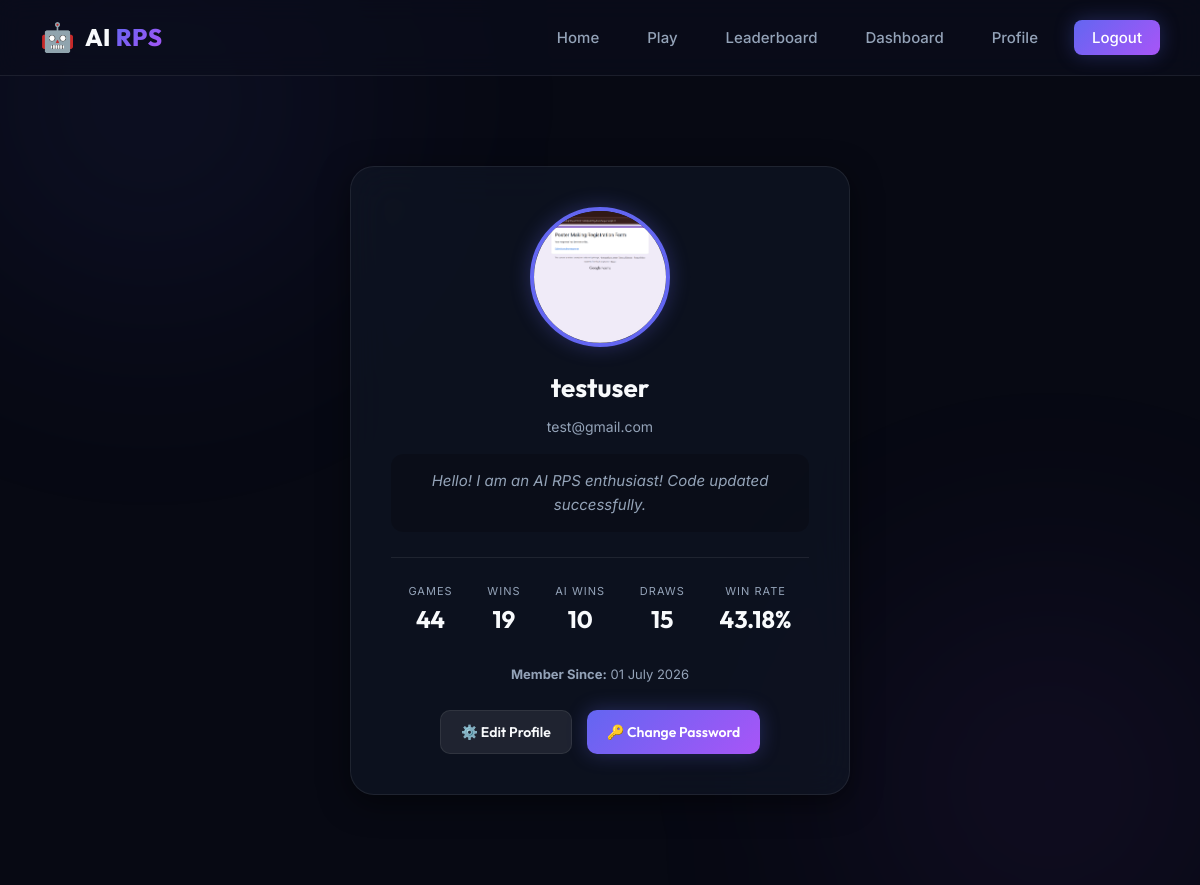
Screenshot of /profile (signed in) with the database file from the repository.
### models/database.py (models this page shows)
class User(UserMixin, db.Model):
    __tablename__ = "users"
    id = db.Column(db.Integer, primary_key=True)
    username = db.Column(
        db.String(100),
        unique=True,
        nullable=False
    )
    email = db.Column(
        db.String(150),
        unique=True,
        nullable=False
    )
    password = db.Column(
        db.String(255),
        nullable=False
    )
    profile_image = db.Column(
        db.String(255),
        default="Monish.jpeg"
    )
    joined_on = db.Column(
        db.DateTime,
        default=db.func.current_timestamp()
    )
    bio = db.Column(
        db.String(300),
        default="Hello! I'm using AI RPS."
    )
    games = db.relationship(
        "GameHistory",
        backref="user",
        lazy=True
    )

### app.py (the view)
@app.route("/profile")
@login_required
def profile():
    total_games = GameHistory.query.filter_by(
        user_id=current_user.id
    ).count()
    player_wins = GameHistory.query.filter_by(
        user_id=current_user.id,
        winner="Player Wins 🎉"
    ).count()
    ai_wins = GameHistory.query.filter_by(
        user_id=current_user.id,
        winner="AI Wins 🤖"
    ).count()
    draws = GameHistory.query.filter_by(
        user_id=current_user.id,
        winner="Draw"
    ).count()
    if total_games > 0:
        win_rate = round((player_wins / total_games) * 100, 2)
    else:
        win_rate = 0
    return render_template(
        "profile.html",
        total_games=total_games,
        player_wins=player_wins,
        ai_wins=ai_wins,
        draws=draws,
        win_rate=win_rate
    )

### app.py (called while the page is built)
    @login_manager.user_loader
    def load_user(user_id):
        return User.query.get(int(user_id))

### templates/profile.html (shortened to what this page needs)
{% extends "base.html" %}
{% block content %}
<div class="profile-container">
    <div class="profile-card">
        <div class="profile-image-container">
            {% if current_user.profile_image %}
                <img
                    src="{{ url_for('static', filename='uploads/' + current_user.profile_image) }}"
                    class="profile-image"
                    alt="{{ current_user.username }}"
                >
            {% else %}
                <img
                    src="{{ url_for('static', filename='images/default.png') }}"
                    class="profile-image"
                    alt="{{ current_user.username }}"
                >
            {% endif %}
        </div>
        <h2>{{ current_user.username }}</h2>
        <p class="email">{{ current_user.email }}</p>
        <div class="bio">
            {{ current_user.bio }}
        </div>
        <div class="stats">
            <div class="stat-item">
                <span>Games</span>
                <span>{{ total_games }}</span>
            </div>
            <div class="stat-item">
                <span>Wins</span>
                <span>{{ player_wins }}</span>
            </div>
            <div class="stat-item">
                <span>AI Wins</span>
                <span>{{ ai_wins }}</span>
            </div>
            <div class="stat-item">
                <span>Draws</span>
                <span>{{ draws }}</span>
            </div>
            <div class="stat-item">
                <span>Win Rate</span>
                <span>{{ win_rate }}%</span>
            </div>
        </div>
        <p style="font-size: 13px; color: var(--text-muted); margin-bottom: 25px;">
            <strong>Member Since:</strong> {{ current_user.joined_on.strftime('%d %B %Y') }}
        </p>
        <div class="profile-actions">
            <a href="/edit-profile" class="btn btn-secondary" style="font-size: 14px; padding: 10px 20px;">
                ⚙️ Edit Profile
            </a>
            <a href="{{ url_for('change_password') }}" class="btn btn-primary" style="font-size: 14px; padding: 10px 20px;">
                🔑 Change Password
            </a>
        </div>
    </div>
</div>
{% endblock %}

### templates/base.html (shortened to what this page needs)
<!DOCTYPE html>
<html lang="en">
<head>
    <link rel="stylesheet" href="{{ url_for('static', filename='css/style.css') }}">
</head>
<body>
    <div class="bg-glow bg-glow-1"></div>
    <div class="bg-glow bg-glow-2"></div>
    <nav class="navbar">
        <div class="navbar-container">
            <div class="logo">
                <span class="logo-emoji">🤖</span>
                <span class="logo-text">AI <span class="accent-text">RPS</span></span>
            </div>
            <ul class="nav-links">
                <li><a href="/" class="nav-link">Home</a></li>
                <li><a href="/game" class="nav-link">Play</a></li>
                <li><a href="/leaderboard" class="nav-link">Leaderboard</a></li>
                {% if current_user.is_authenticated %}
                    <li><a href="/dashboard" class="nav-link">Dashboard</a></li>
                    <li><a href="/profile" class="nav-link">Profile</a></li>
                    <li><a href="/logout" class="nav-link btn-logout">Logout</a></li>
                {% else %}
                    <li><a href="/login" class="nav-link">Login</a></li>
                    <li><a href="/register" class="nav-link btn-register">Register</a></li>
                {% endif %}
            </ul>
        </div>
    </nav>
    <main class="main-content">
        {% block content %}
        {% endblock %}
    </main>
</body>
</html>

### rows the page displays
User: profile_image (picture), username "testuser", email "test@gmail.com", bio "Hello! I am an AI RPS enthusiast! Code updated successfully.", joined_on "01 July 2026"

### other values shown
{{ total_games }} "44"
{{ player_wins }} "19"
{{ ai_wins }} "10"
{{ draws }} "15"
{{ win_rate }} "43.18"
